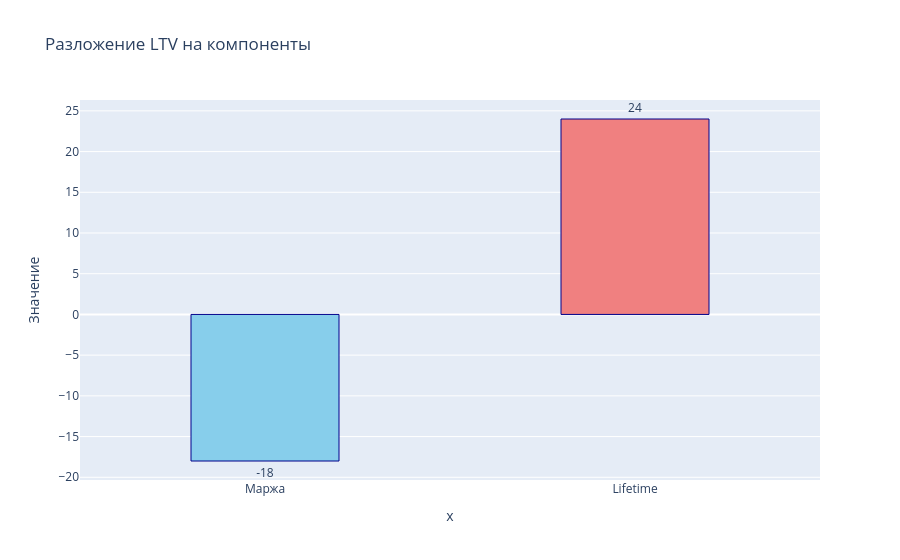

The notebook cell saved with this chart:
### Code cell
import plotly.express as px
import numpy as np

components = ['Маржа', 'Lifetime']
values = [monthly_margin, lifet]
fig = px.bar(
    x=components,
    y=values,
    text=values,
    title="Разложение LTV на компоненты")
fig.update_traces(
    textposition='outside',
    width=0.4,  # ← делаем столбцы тоньше (по умолчанию 0.8)
    marker=dict(
        color=['skyblue', 'lightcoral'],
        line=dict(color='darkblue', width=1)  # контур для четкости
    ))
fig.update_layout(
    height=500,  # ← делаем график выше
    showlegend=False,
    yaxis_title="Значение")
fig.show()

### Figure 1 — Plotly figure (JSON) as saved in the notebook; plotly's stock layout.template omitted (floating-point values rounded to 4 significant figures)
{"data": [{"alignmentgroup": "True", "hovertemplate": "x=%{x}<br>y=%{y}<br>text=%{text}<extra></extra>", "legendgroup": "", "marker": {"color": ["skyblue", "lightcoral"], "line": {"color": "darkblue", "width": 1}, "pattern": {"shape": ""}}, "name": "", "offsetgroup": "", "orientation": "v", "showlegend": false, "text": [-18, 24], "textposition": "outside", "type": "bar", "width": 0.4, "x": ["Маржа", "Lifetime"], "xaxis": "x", "y": [-18, 24], "yaxis": "y"}], "layout": {"autosize": true, "barmode": "relative", "legend": {"tracegroupgap": 0}, "showlegend": false, "title": {"text": "Разложение LTV на компоненты"}, "xaxis": {"anchor": "y", "autorange": true, "domain": [0, 1], "range": [-0.5, 1.5], "title": {"text": "x"}, "type": "category"}, "yaxis": {"anchor": "x", "autorange": true, "domain": [0, 1], "range": [-20.33, 26.33], "title": {"text": "Значение"}, "type": "linear"}}}
